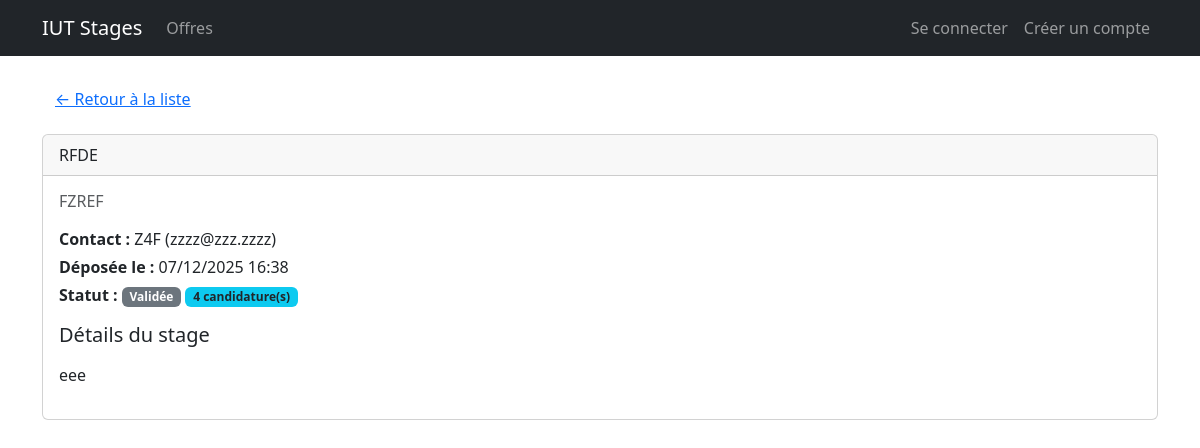
The page /3/ on the database as committed earlier.
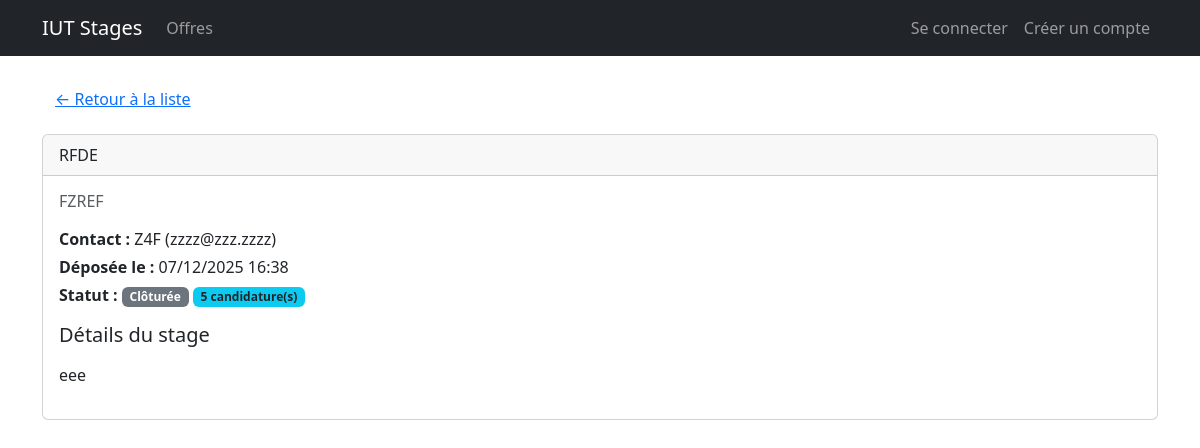
The same page on the database as committed later.
### offers/models.py (models this page shows, shortened)
class InternshipOffer(models.Model):
    STATUS_CHOICES = [
        ('pending', 'En attente de validation'),
        ('validated', 'Validée'),
        ('rejected', 'Refusée'),
        ('closed', 'Clôturée'),
    ]
    title = models.CharField(max_length=255)
    organization = models.CharField(max_length=255)
    contact_name = models.CharField(max_length=255)
    contact_email = models.EmailField()
    details = models.TextField()
    status = models.CharField(
        max_length=10,
        choices=STATUS_CHOICES,
        default='pending',
    )
    submission_date = models.DateTimeField(default=timezone.now)
    @property
    def applications_count(self) -> int:
        return self.applications.count()
    @property
    def is_open_for_applications(self) -> bool:
        return self.status == 'validated' and self.applications_count < 5

### offers/views.py (the view)
# urls.py: path('<int:pk>/', views.offer_detail, name='offer_detail'),
def offer_detail(request, pk):
    offer = get_object_or_404(InternshipOffer, pk=pk)
    visible_statuses = ['validated', 'closed']
    is_staff = request.user.is_authenticated and request.user.is_staff
    if offer.status not in visible_statuses and not is_staff:
        raise Http404("Cette offre n'est pas disponible.")
    is_student = request.user.is_authenticated and not request.user.is_staff
    can_apply = offer.is_open_for_applications and is_student
    context = {
        "offer": offer,
        "applications_count": offer.applications_count,
        "can_apply": can_apply,
    }
    return render(request, "offers/offer_detail.html", context)

### offers/templates/offers/offer_detail.html (shortened to what this page needs)
{% extends "base.html" %}
{% block content %}
<div class="mb-3">
  <a href="{% url 'offers:offer_list' %}" class="btn btn-link">&larr; Retour à la liste</a>
</div>
<div class="card">
  <div class="card-header">
      {{ offer.title }}
  </div>
  <div class="card-body">
    <h2 class="h6 text-muted mb-3">{{ offer.organization }}</h2>
    <p class="mb-1"><strong>Contact :</strong> {{ offer.contact_name }} ({{ offer.contact_email }})</p>
    <p class="mb-1"><strong>Déposée le :</strong> {{ offer.submission_date|date:"d/m/Y H:i" }}</p>
    <p class="mb-3">
      <strong>Statut :</strong>
      <span class="badge bg-secondary">{{ offer.get_status_display }}</span>
      <span class="badge bg-info text-dark">{{ applications_count }} candidature(s)</span>
    </p>
    <h5>Détails du stage</h5>
    <p>{{ offer.details|linebreaks }}</p>
  </div>
</div>
{% endblock %}

Rows that differ between the two databases and show on the page:
changed InternshipOffer "RFDE": status "Validée" → "Clôturée"
Other text that changed with them:
{{ applications_count }}: "4" → "5"
